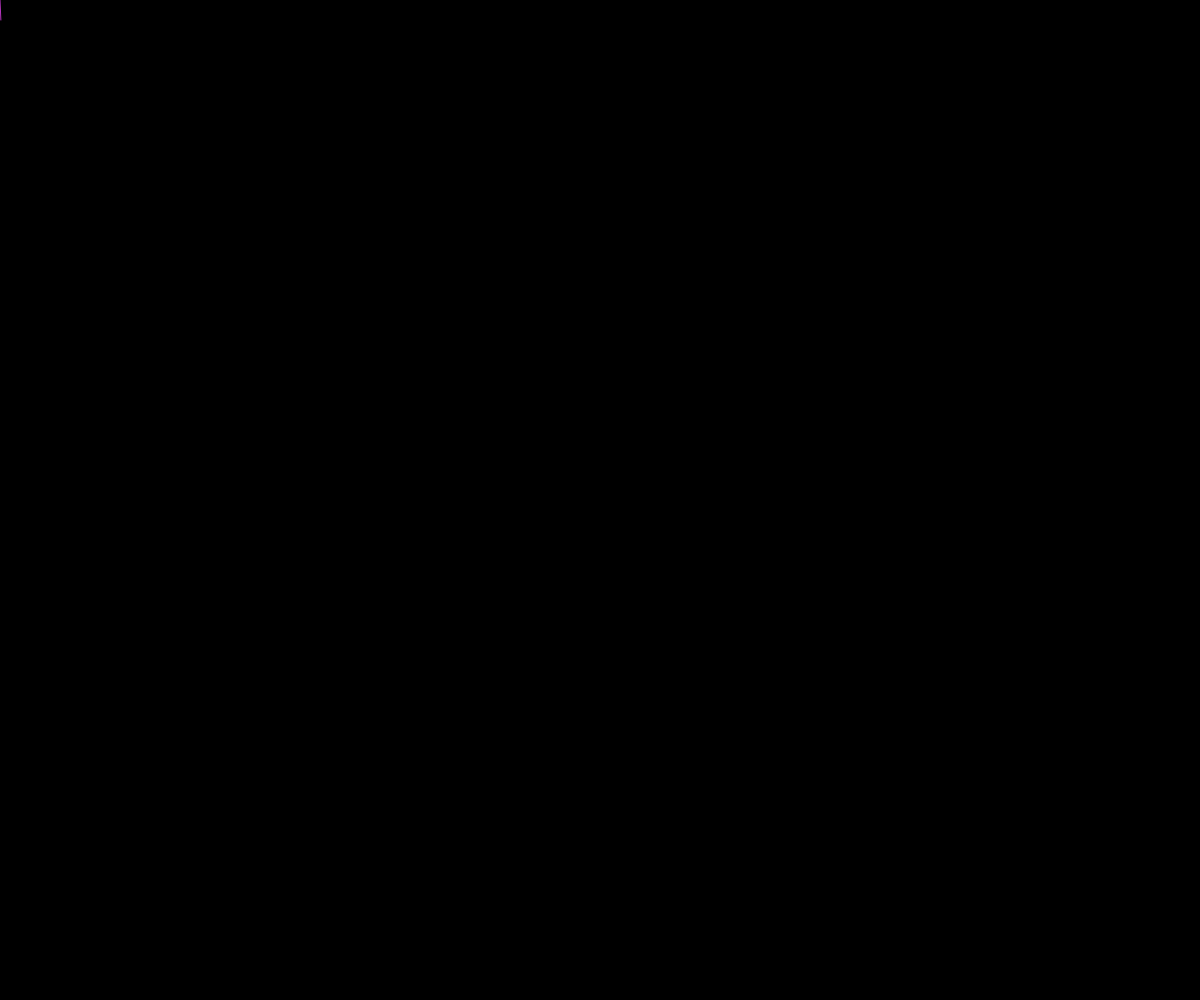
Frame 1 (no input)
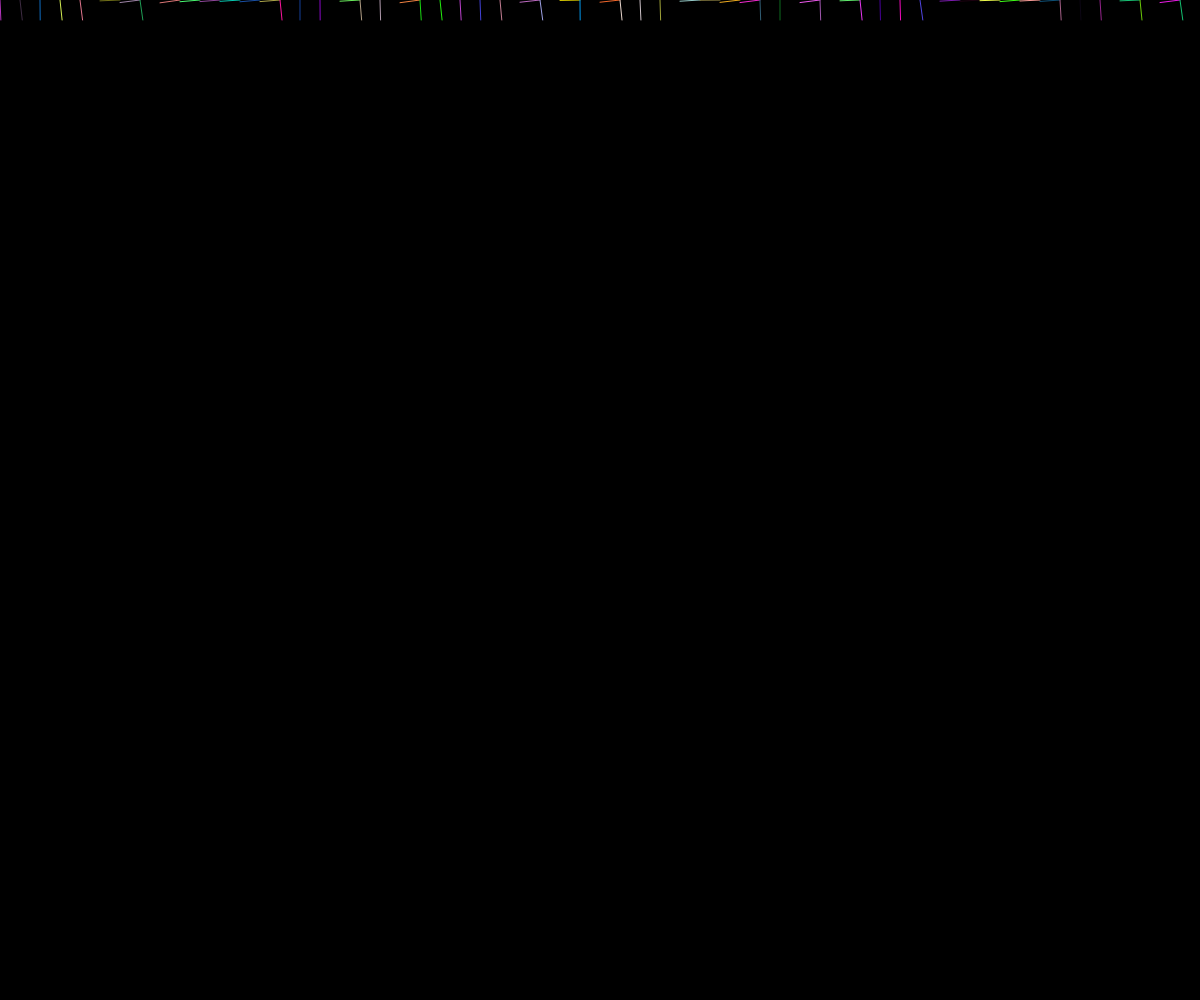
Frame 60 (no input)
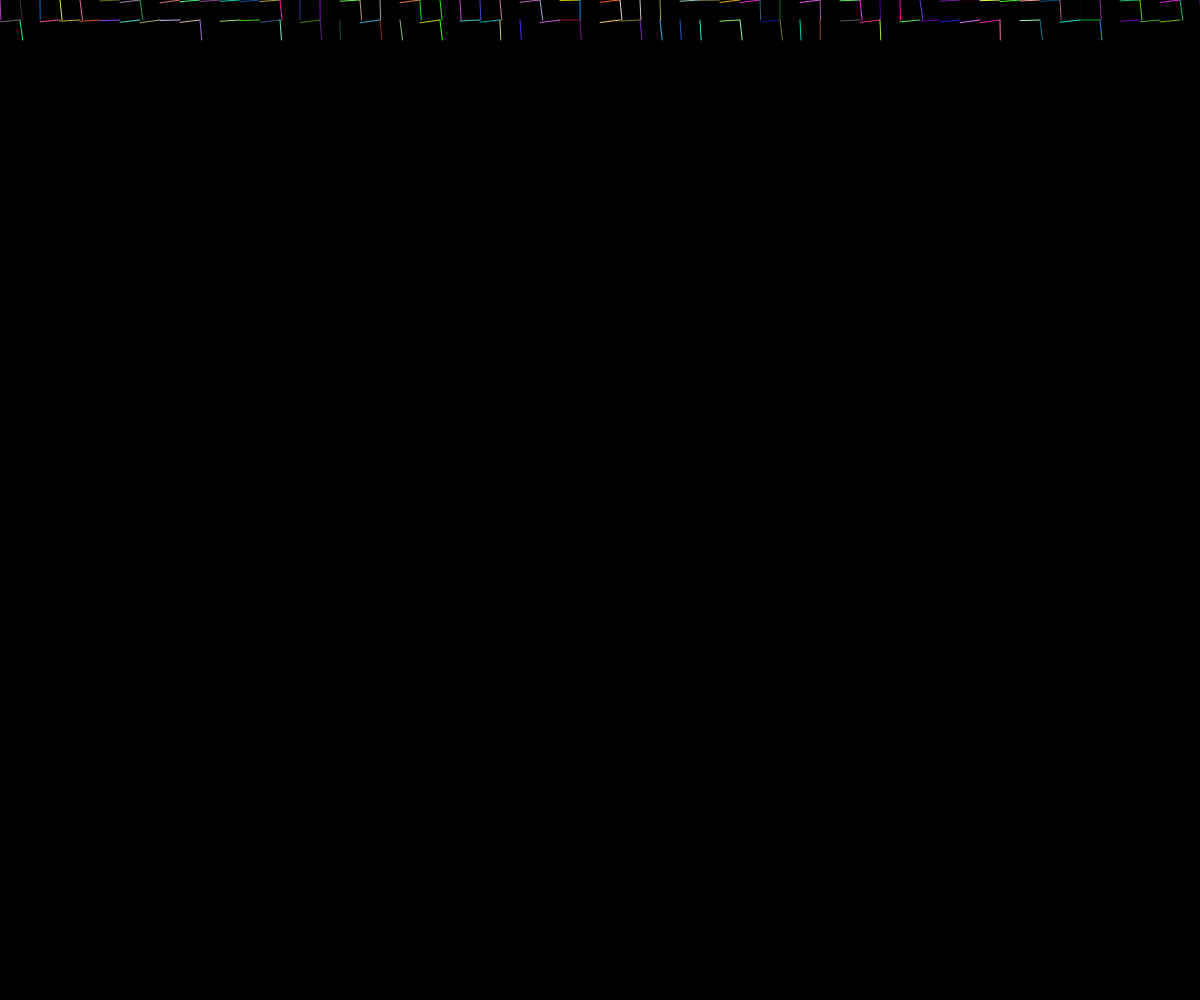
Frame 120 (the mouse pressed at the canvas centre since frame 60)

The p5.js sketch that drew these frames (run headless with seeded random() and noise() and a simulated clock; from frame 60 on, the mouse is pressed at the canvas centre):

// p5.js sketch
// ── sketch.js
//Inspired by the Coding Train and his Coding Challenge
// Made with <3 By Amninder Singh
// Random Maze

let x = 0;let y = 0;
let spacing = 20;

//Setting up screen
function setup() {
	createCanvas(windowWidth, windowHeight);
	background(0);
} 
 
//Start Drawing
function draw() {
	let r = random(255);
	let g = random(255);
	let b = random(255);
	noStroke();
	
    //lets see the mmagic of random
	if(random(1) < random(1)) {
		fill(r, g, b);
		stroke(r, g, b);
		line(x, y, x+random(spacing)/7, y+spacing);
	} else {
		fill(r, g, b);
		stroke(r, g, b);
		line(x, y+random(spacing)/7, x+spacing, y);
	}
	x = x + spacing;
	if(x > width) {
		x = 0;
		y = y + spacing;
	}
}
